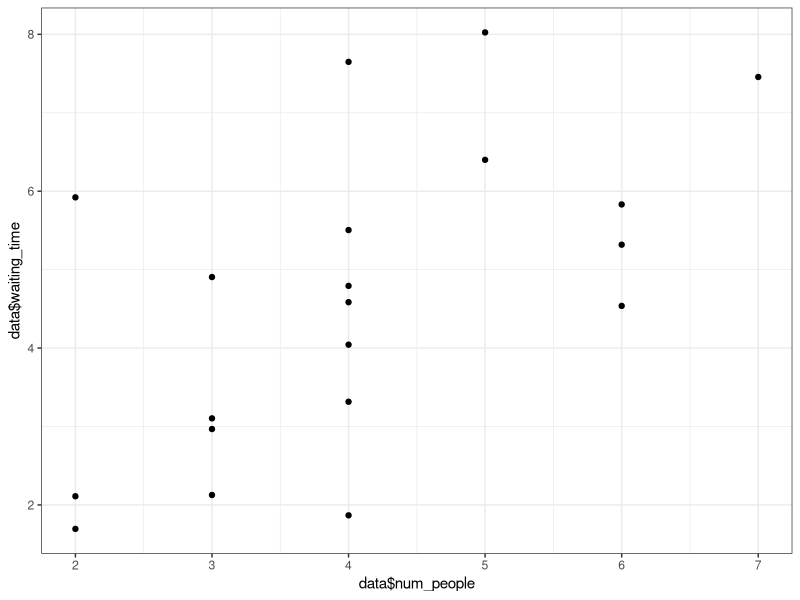
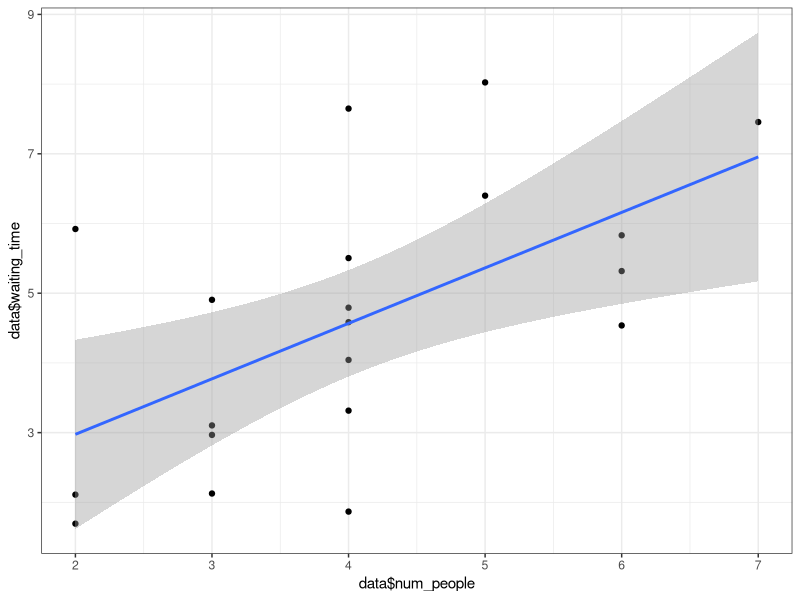
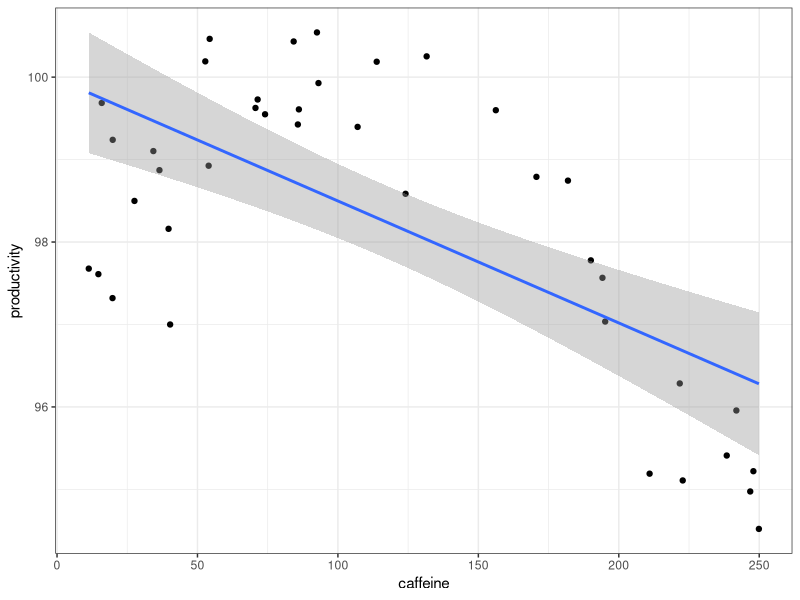

Reproduce these figures in R, in order.
## ---- chunk 1
#correlation between SAT score and college GPA
## ---- chunk 2
data = read.csv('../datasets/waiting_time.csv')
cor(data$num_people, data$waiting_time)
## ---- chunk 3
library(ggplot2)
data = read.csv('../datasets/waiting_time.csv')
cor(data$num_people, data$waiting_time)
time_plot = ggplot(aes(x=data$num_people, y=data$waiting_time), data=data) + theme_bw()
time_plot + geom_point()
## ---- chunk 4
time_plot + geom_point() + geom_smooth(method='lm')
## ---- chunk 5
caffeine_data = read.csv('../datasets/caffeine_data.csv')
ggplot(aes(x=caffeine, y=productivity), data= caffeine_data) + 
  geom_point() + geom_smooth(method='lm') + theme_bw()
## ---- chunk 6
cor(caffeine_data$caffeine, caffeine_data$productivity)
